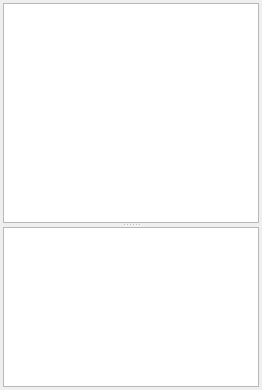
          <widget class="QWidget" name="page_text">
           <layout class="QVBoxLayout" name="verticalLayout_7">
            <property name="spacing">
             <number>3</number>
            </property>
            <property name="margin">
             <number>3</number>
            </property>
            <item>
             <widget class="QSplitter" name="splitter_3">
              <property name="orientation">
               <enum>Qt::Vertical</enum>
              </property>
              <widget class="QTextBrowser" name="textBrowser_0">
               <property name="font">
                <font>
                 <pointsize>12</pointsize>
                </font>
               </property>
               <property name="readOnly">
                <bool>true</bool>
               </property>
               <property name="textInteractionFlags">
                <set>Qt::TextBrowserInteraction</set>
               </property>
               <property name="openExternalLinks">
                <bool>false</bool>
               </property>
               <property name="openLinks">
                <bool>false</bool>
               </property>
              </widget>
              <widget class="QTreeWidget" name="treeWidget_rowatFind">
               <property name="maximumSize">
                <size>
                 <width>16777215</width>
                 <height>160</height>
                </size>
               </property>
               <attribute name="headerVisible">
                <bool>false</bool>
               </attribute>
               <column>
                <property name="text">
                 <string notr="true">1</string>
                </property>
               </column>
              </widget>
             </widget>
            </item>
           </layout>
          </widget>
